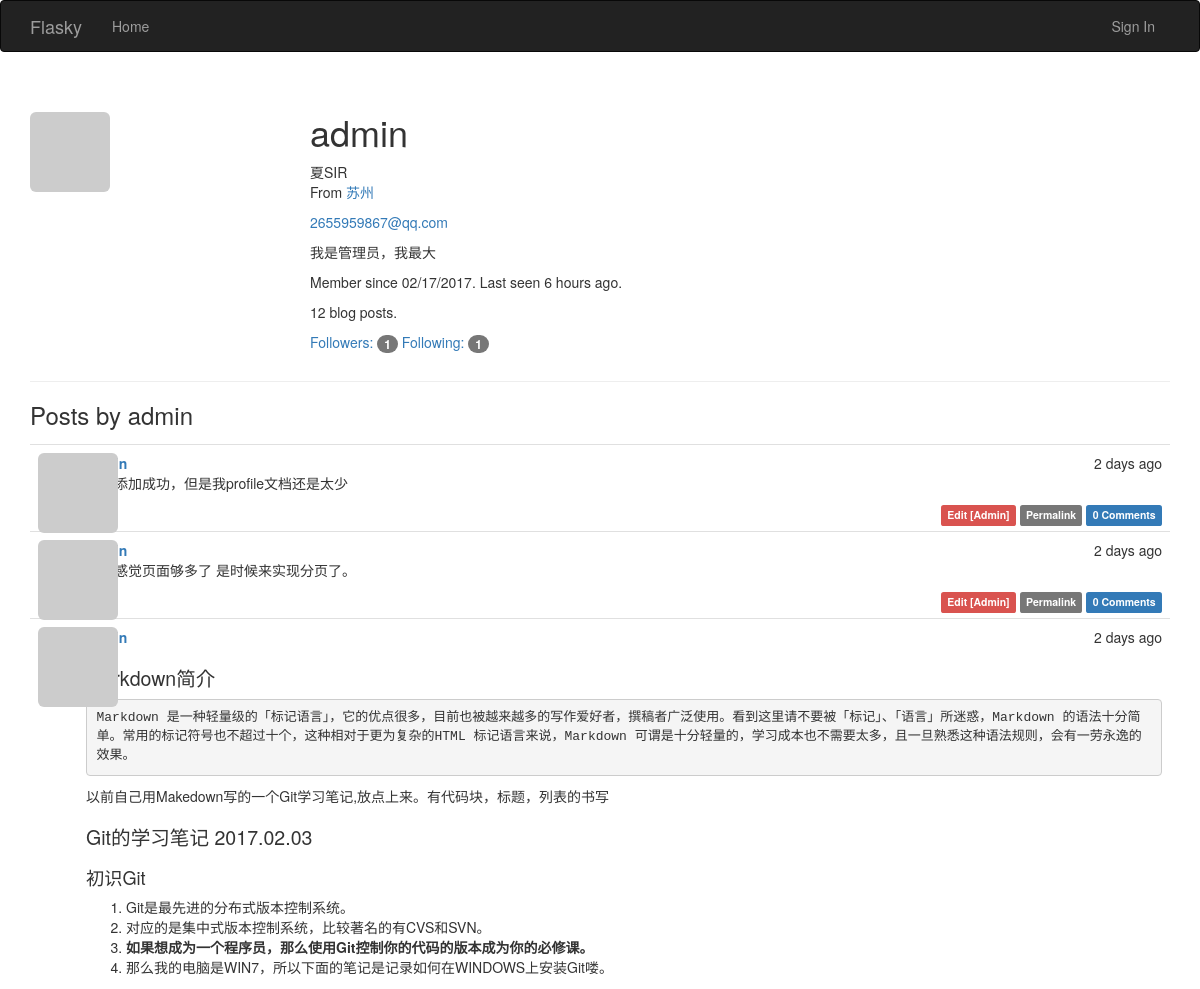
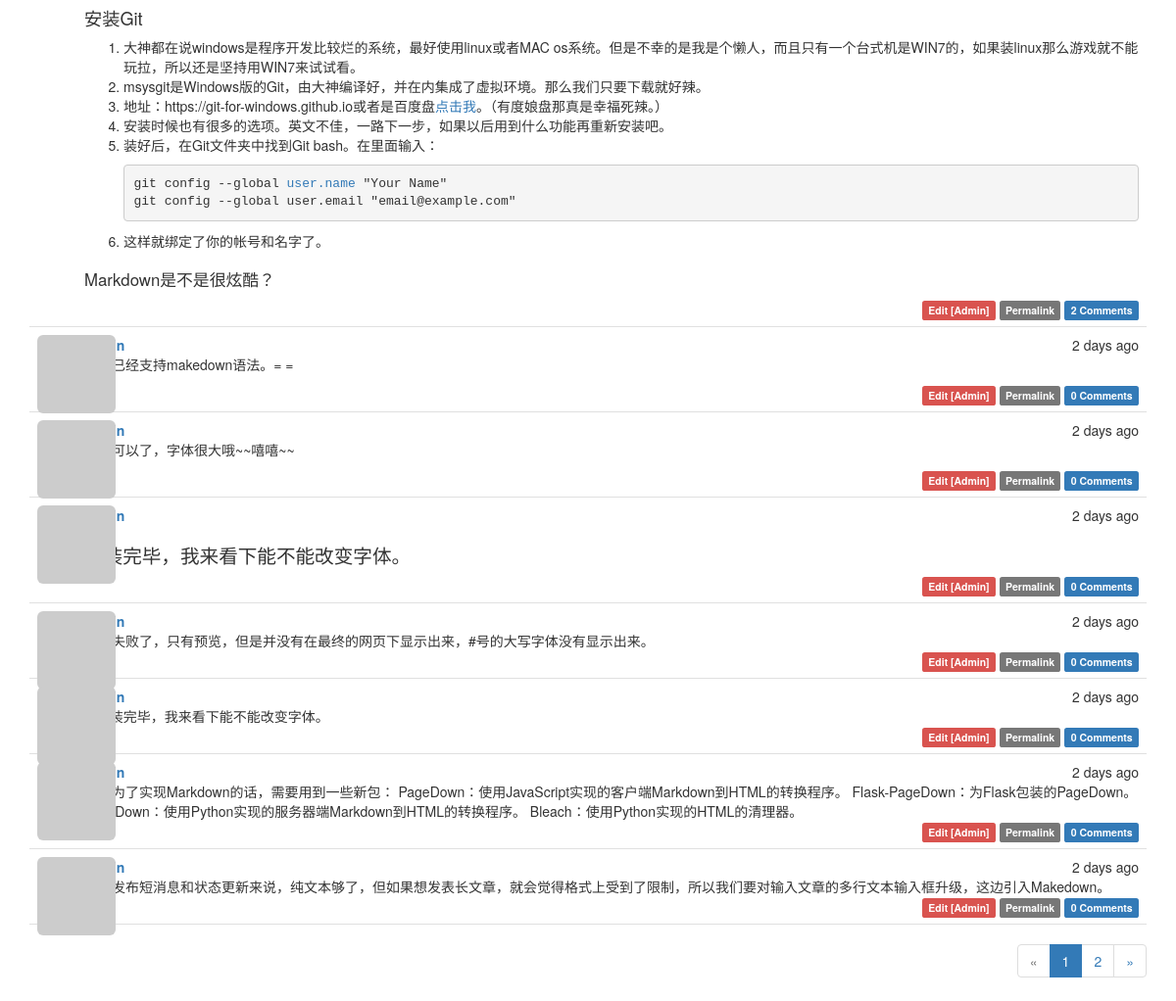
Screenshot of /user/admin with the database file from the repository (2 pictures, top to bottom).
### app/models.py (models this page shows, shortened)
class User(UserMixin, db.Model):
    __tablename__ = 'users'
    id = db.Column(db.Integer, primary_key=True)
    username = db.Column(db.String(64), unique=True, index=True)
    role_id = db.Column(db.Integer, db.ForeignKey('roles.id'))
    password_hash = db.Column(db.String(128))
    email = db.Column(db.String(64), unique=True, index=True)
    name = db.Column(db.String(64))
    location = db.Column(db.String(64))
    about_me = db.Column(db.Text())
    member_since = db.Column(db.DateTime(), default=datetime.utcnow)
    last_seen = db.Column(db.DateTime(), default=datetime.utcnow)
    confirmed = db.Column(db.Boolean, default=False)
    avatar_hash = db.Column(db.String(32))
    posts = db.relationship('Post', backref='author', lazy='dynamic')
    followed = db.relationship('Follow', foreign_keys=[Follow.follower_id], backref=db.backref('follower', lazy='joined'),
                               lazy='dynamic', cascade='all, delete-orphan')
    followers = db.relationship('Follow', foreign_keys=[Follow.followed_id], backref=db.backref('followed', lazy='joined'),
                               lazy='dynamic', cascade='all, delete-orphan')
    comments = db.relationship('Comment', backref='author', lazy='dynamic')
    @property
    def password(self):
        raise AttributeError('password is not a readable attribute')
    def gravatar(self, size=100, default='identicon', rating='g'):
        if request.is_secure:
            url = 'https://secure.gravatar.com/avatar'
        else:
            url = 'http://www.gravatar.com/avatar'
        hash = self.avatar_hash or hashlib.md5(self.email.encode('utf-8')).hexdigest()
        return '{url}/{hash}?s={size}&d={default}&r={rating}'.format(url=url, hash=hash, size=size, default=default, rating=rating)

class Post(db.Model):
    __tablename__ = 'posts'
    id = db.Column(db.Integer, primary_key=True)
    body = db.Column(db.Text)
    timestamp = db.Column(db.DateTime, index=True, default=datetime.utcnow)
    author_id = db.Column(db.Integer, db.ForeignKey('users.id'))
    body_html = db.Column(db.Text)
    comments = db.relationship('Comment', backref='post', lazy='dynamic')

### app/main/views.py (the view)
@main.route('/user/<username>')
def user(username):
    user = User.query.filter_by(username=username).first_or_404()
    page = request.args.get('page', 1, type=int)
    pagination = user.posts.order_by(Post.timestamp.desc()).paginate(
        page, per_page=current_app.config['FLASKY_POSTS_PER_PAGE'],
        error_out=False)
    posts = pagination.items
    return render_template('user.html', user=user, posts=posts,
                           pagination=pagination)

### app/auth/views.py (called while the page is built)
@auth.before_app_request
def before_request():
    if current_user.is_authenticated:
        current_user.ping()
        if not current_user.confirmed and request.endpoint[:5] != 'auth.' and request.endpoint != 'static':
            return redirect(url_for('auth.unconfirmed'))

### app/main/__init__.py (called while the page is built)
@main.app_context_processor
def inject_permissions():
    return dict(Permission=Permission)

### app/models.py (called while the page is built)
    def can(self, permissions):
        return False

    def is_administrator(self):
        return False

### app/templates/user.html (shortened to what this page needs)
{% extends "base.html" %}
{% import "_macros.html" as macros %}
{% block page_content %}
<div class="page-header">
    <img class="img-rounded profile-thumbnail" src="{{ user.gravatar(size=256) }}">
    <div class="profile-header">
        <h1>{{ user.username }}</h1>
        {% if user.name or user.location %}
        <p>
            {% if user.name %}{{ user.name }}<br>{% endif %}
            {% if user.location %}
                From <a href="http://maps.baidu.com/?q={{ user.location }}">{{ user.location }}</a>
            {% endif %}
        </p>
        {% endif %}
        {% if current_user.is_administrator %}
        <p><a href="mailto:{{ user.email }}">{{ user.email }}</a></p>
        {% endif %}
        {% if user.about_me %}<p>{{ user.about_me }}</p>{% endif %}
        <p>Member since {{ moment(user.member_since).format('L') }}. Last seen {{ moment(user.last_seen).fromNow() }}.</p>
        <p>{{ user.posts.count() }} blog posts.</p>
        <p>
            <a href="{{ url_for('.followers', username=user.username) }}">Followers: <span class="badge">{{ user.followers.count() }}</span></a>
            <a href="{{ url_for('.followed_by', username=user.username) }}">Following: <span class="badge">{{ user.followed.count() }}</span></a>
        </p>
    </div>
</div>
<h3>Posts by {{ user.username }}</h3>
{% include '_posts.html' %}
{% if pagination %}
<div class="pagination">
    {{ macros.pagination_widget(pagination, '.user', username=user.username) }}
</div>
{% endif %}
{% endblock %}

### app/templates/base.html (shortened to what this page needs)
{% extends "bootstrap/base.html" %}
{% block head %}
{{ super() }}
<link rel="stylesheet" type="text/css" href="{{ url_for('static', filename='styles.css') }}">
{% endblock %}
{% block navbar %}
<div class="navbar navbar-inverse" role="navigation">
    <div class="container">
        <div class="navbar-header">
            <a class="navbar-brand" href="{{ url_for('main.index') }}">Flasky</a>
        </div>
        <div class="navbar-collapse">
            <ul class="nav navbar-nav">
                <li><a href="{{ url_for('main.index') }}">Home</a></li>
            </ul>
            <ul class="nav navbar-nav navbar-right">
                {% if current_user.is_authenticated %}
                <li class="dropdown">
                    <a href="#" class="dropdown-toggle" data-toggle="dropdown">
                        <img src="{{ current_user.gravatar(size=18) }}">
                        Account <b class="caret"></b>
                    </a>
                    <ul>
                        <li><a href="{{ url_for('auth.change_password') }}">Change Password</a>></li>
                        <li><a href="{{ url_for('auth.change_email_request') }}">Change email</a></li>
                        <li><a href="{{ url_for('auth.logout') }}">Log Out</a></li>
                    </ul>
                </li>
                {% else %}
                <li><a href="{{ url_for('auth.login') }}">Sign In</a></li>
                {% endif %}
            </ul>
        </div>
    </div>
</div>
{% endblock %}
{% block content %}
<div class="container">
    {% block page_content %}{% endblock %}
</div>
{% endblock %}

### app/templates/_macros.html
{% macro pagination_widget(pagination, endpoint) %}
<ul class="pagination">
    <li{% if not pagination.has_prev %} class="disabled"{% endif %}>
        <a href="{% if pagination.has_prev %}{{ url_for(endpoint, page=pagination.prev_num, **kwargs) }}{% else %}#{% endif %}">
            &laquo;
        </a>
    </li>
    {% for p in pagination.iter_pages() %}
        {% if p %}
            {% if p == pagination.page %}
            <li class="active">
                <a href="{{ url_for(endpoint, page = p, **kwargs) }}">{{ p }}</a>
            </li>
            {% else %}
            <li>
                <a href="{{ url_for(endpoint, page = p, **kwargs) }}">{{ p }}</a>
            </li>
            {% endif %}
        {% else %}
        <li class="disabled"><a href="#">&hellip;</a></li>
        {% endif %}
    {% endfor %}
    <li{% if not pagination.has_next %} class="disabled"{% endif %}>
        <a href="{% if pagination.has_next %}{{ url_for(endpoint, page=pagination.next_num, **kwargs) }}{% else %}#{% endif %}">
            &raquo;
        </a>
    </li>
</ul>
{% endmacro %}

### app/templates/_posts.html
<ul class="posts">
    {% for post in posts %}
    <li class="post">
        <div class="post-thumbnail">
            <a href="{{ url_for('.user', username=post.author.username) }}">
                <img class="img-rounded profile-thumbnail" src="{{ post.author.gravatar(size=40) }}">
            </a>
        </div>
        <div class="post-content">
            <div class="post-date">{{ moment(post.timestamp).fromNow() }}</div>
            <div class="post-author"><a href="{{ url_for('.user', username=post.author.username) }}">{{ post.author.username }}</a></div>
            <div class="post-body">
                {% if post.body_html %}
                    {{ post.body_html | safe }}
                {% else %}
                    {{ post.body }}
                {% endif %}
            </div>
            <div class="post-footer">
                {% if current_user == post.author %}
                <a href="{{ url_for('.edit', id=post.id) }}">
                    <span class="label label-primary">Edit</span>
                </a>
                {% elif current_user.is_administrator %}
                <a href="{{ url_for('.edit', id=post.id) }}">
                    <span class="label label-danger">Edit [Admin]</span>
                </a>
                {% endif %}
                <a href="{{ url_for('.post', id=post.id) }}">
                    <span class="label label-default">Permalink</span>
                </a>
                <a href="{{ url_for('.post', id=post.id) }}#comments">
                    <span class="label label-primary">{{ post.comments.count() }} Comments</span>
                </a>
            </div>
        </div>
    </li>
    {% endfor %}
</ul>

### app/static/styles.css (style rules this page uses)
.profile-thumbnail { position: absolute; }
.profile-header { min-height: 260px; margin-left: 280px; }
ul.posts { list-style-type: none; padding: 0px; margin: 16px 0px 0px 0px; border-top: 1px solid #e0e0e0; }
ul.posts li.post { padding: 8px; border-bottom: 1px solid #e0e0e0; }
div.post-date { float: right; }
div.post-author { font-weight: bold; }
div.post-thumbnail { position: absolute; }
div.post-content { margin-left: 48px; min-height: 48px; }
div.post-footer { text-align: right; }
div.pagination { width: 100%; text-align: right; padding: 0px; margin: 0px; }
.post-body h1 { font-size: 140%; }
.post-body h2 { font-size: 130%; }
.post-body h3 { font-size: 120%; }

### rows the page displays
User: username "admin", name "夏SIR", location "苏州", email "2655959867@qq.com", about_me "我是管理员，我最大", member_since "02/17/2017", last_seen "6 hours ago"
Post: timestamp "2 days ago", body_html "首页添加成功，但是我profile文档还是太少", comments.count "0"
Post: timestamp "2 days ago", body_html "现在感觉页面够多了 是时候来实现分页了。", comments.count "0"
Post: timestamp "2 days ago", body_html "Markdown简介 Markdown 是一种轻量级的「标记语言」，它的优点很多，目前也被越来越多的写作爱好者，撰稿者广泛使用。看到这里请不要被「标记」、「语言」所迷惑，Markdown 的语法十分简单。常用的标记符号也不超过十个，这种相对于更为复杂的HTML 标记语言来说，Markdown 可谓是十分轻量的，学习成本也不需要太多，且一旦熟悉这种语法规则，会有一劳永逸的效果。 以前自己用Makedown写的一个Git学习笔记,放点上来。有代码块，标题，列表的书写 Git的学习笔记 2017.02.03 初识Git Git是最先进的分布式版本控制系统。 对应的是集中式版本控制系统，比较著名的有CVS和SVN。 如果想成为一个程序员，那么使用Git控制你的代码的版本成为你的必修课。 那么我的电脑是WIN7，所以下面的笔记是记录如何在WINDOWS上安装Git喽。 安装Git 大神都在说windows是程序开发比较烂的系统，最好使用linux或者MAC os系统。但是不幸的是我是个懒人，而且只有一个台式机是WIN7的，如果装linux那么游戏就不能玩拉，所以还是坚持用WIN7来试试看。 msysgit是Windows版的Git，由大神编译好，并在内集成了虚拟环境。那么我们只要下载就好辣。 地址：https://git-for-windows.github.io或者是百度盘 点击我 。（有度娘盘那真是幸福死辣。） 安装时候也有很多的选项。英文不佳，一路下一步，如果以后用到什么功能再重新安装吧。 装好后，在Git文件夹中找到Git bash。在里面输入： git config…", comments.count "2"
Post: timestamp "2 days ago", body_html "现在已经支持makedown语法。= =", comments.count "0"
Post: timestamp "2 days ago", body_html "看来可以了，字体很大哦~~嘻嘻~~", comments.count "0"
Post: timestamp "2 days ago", body_html "安装完毕，我来看下能不能改变字体。", comments.count "0"
Post: timestamp "2 days ago", body "似乎失败了，只有预览，但是并没有在最终的网页下显示出来，#号的大写字体没有显示出来。", comments.count "0"
Post: timestamp "2 days ago", body "# 安装完毕，我来看下能不能改变字体。", comments.count "0"
Post: timestamp "2 days ago", body "那么为了实现Markdown的话，需要用到一些新包： PageDown：使用JavaScript实现的客户端Markdown到HTML的转换程序。 Flask-PageDown：为Flask包装的PageDown。 MarkDown：使用Python实现的服务器端Markdown到HTML的转换程序。 Bleach：使用Python实现的HTML的清理器。", comments.count "0"
Post: timestamp "2 days ago", body "对于发布短消息和状态更新来说，纯文本够了，但如果想发表长文章，就会觉得格式上受到了限制，所以我们要对输入文章的多行文本输入框升级，这边引入Makedown。", comments.count "0"

### other values shown
{{ user.posts.count() }} "12"
{{ user.followers.count() }} "1"
{{ user.followed.count() }} "1"
{{ p }} "1"
{{ p }} "2"
